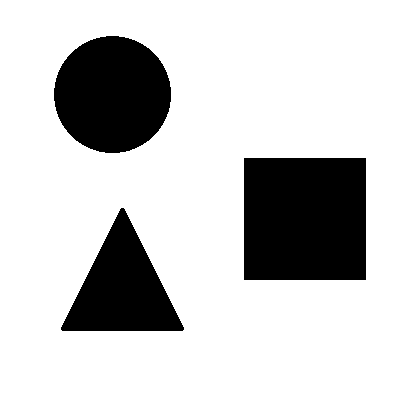
#> input picture t31 - t45/t-36/img.png, 400 x 402 px
$ python t-36.py
#> lines starting #> are read from the running program, lines starting #| are printed output that depends on the picture; after the words box and inside, x2 and y2 are one past the last pixel; in counts of white or black regions, pixels touching at a corner belong together
import cv2 as cv
import numpy as np


imageGray = cv.imread("img.png", 0 )
#> imageGray: shape (402, 400); 79.1% white; 3 black regions, box (x1, y1, x2, y2) and area: (244, 158, 366, 280) 14884, (54, 36, 171, 153) 10732, (61, 208, 184, 331) 7927
ret, lim = cv.threshold(imageGray, 0, 255, cv.THRESH_BINARY_INV + cv.THRESH_OTSU)
#> ret = 0
cv.imshow("thresh", lim)
cv.waitKey(0)
cv.destroyWindow("thresh")

kernel = np.ones((5, 5), np.uint8)

for i in range(10):
    erode = cv.erode(lim, kernel, iterations = i)
    cv.imshow("erode", erode)
    cv.waitKey(300)
#> this loop made 10 passes
#> pass 2, `erode = cv.erode(lim, kernel, iterations = i)`:
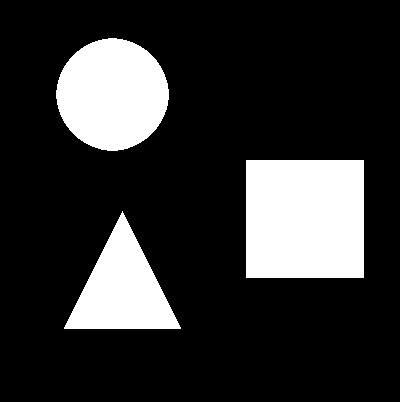
#> erode: shape (402, 400); 19.1% white; 3 white regions, box (x1, y1, x2, y2) and area: (246, 160, 364, 278) 13924, (56, 38, 169, 151) 9812, (64, 211, 181, 329) 6962
#> pass 3, `erode = cv.erode(lim, kernel, iterations = i)`:
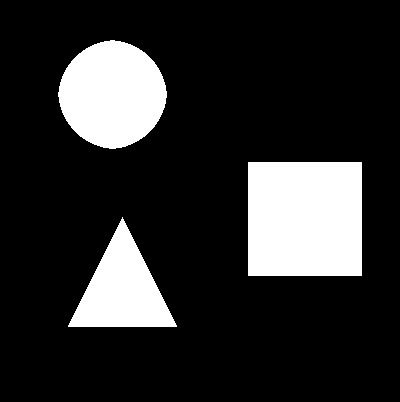
#> erode: shape (402, 400); 17.4% white; 3 white regions, box (x1, y1, x2, y2) and area: (248, 162, 362, 276) 12996, (58, 40, 167, 149) 8924, (68, 217, 177, 327) 6050
cv.destroyWindow("erode")
cv.imshow("erosing...", erode)
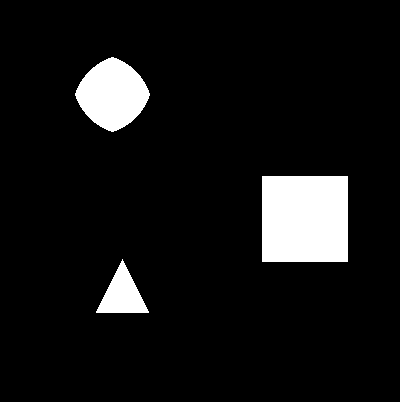
#> window 'erosing...': shape (402, 400); 7.8% white; 3 white regions, box (x1, y1, x2, y2) and area: (262, 176, 348, 262) 7396, (75, 57, 150, 132) 3742, (96, 259, 149, 313) 1458
cv.imwrite("erode.jpg", erode)
cv.waitKey(0)
